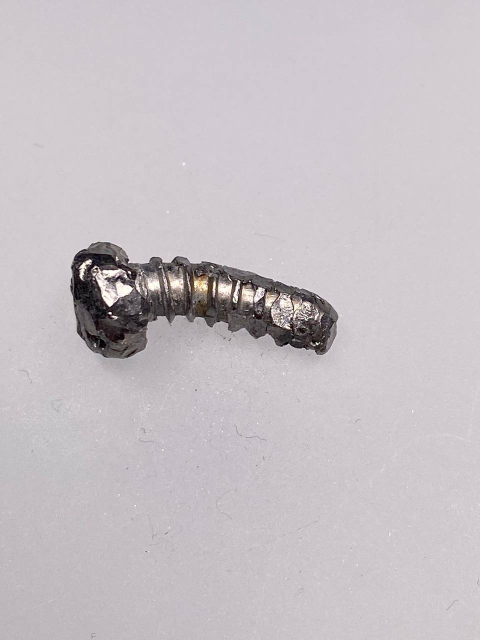
#> input picture Dataset/aluminum/msg1033807294-17628.jpg, 960 x 1280 px, found by its file name (shown at 1/2 size); its folder holds 4 pictures in this run
$ python 'csv gen .py'
#> lines starting #> are read from the running program, lines starting #| are printed output that depends on the picture; after the words box and inside, x2 and y2 are one past the last pixel; in counts of white or black regions, pixels touching at a corner belong together; pictures that were not available may be replaced by others from this repository, and a replacement may not be noted
import cv2
import os
import numpy as np
from sklearn.cluster import KMeans


hsv_data = []

for i ,metal in enumerate(['messing','aluminum','copper']):


    for imgpath in os.listdir(metal):
        print(len(hsv_data)+1)


        orig_image=cv2.imread(os.getcwd()+'\\'+metal+'\\'+imgpath)
#> orig_image is the input picture: shape (1280, 960, 3); mean B, G, R 196.4, 191.9, 198.2
        #cv2.imshow('orig',orig_image)
        imgray = cv2.cvtColor(orig_image, cv2.COLOR_BGR2GRAY)

        thresh = cv2.Canny(imgray,30,400)
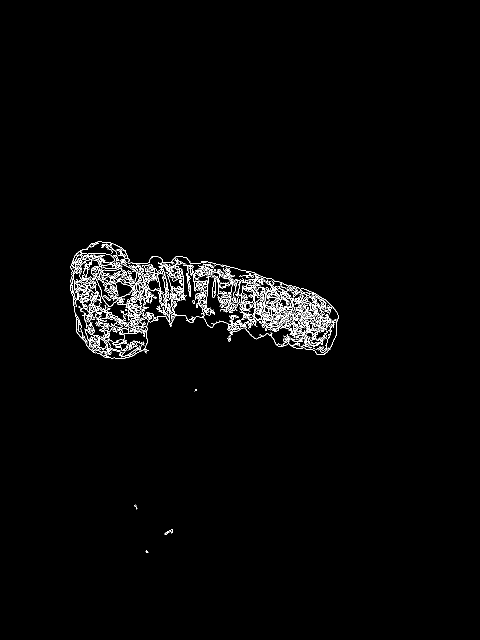
#> thresh: shape (1280, 960) (shown at 1/2 size); 1.7% white in thin lines or dots, all inside (x1, y1, x2, y2) = (140, 483, 677, 1106)
        thresh = cv2.GaussianBlur(thresh,(3,3),0)
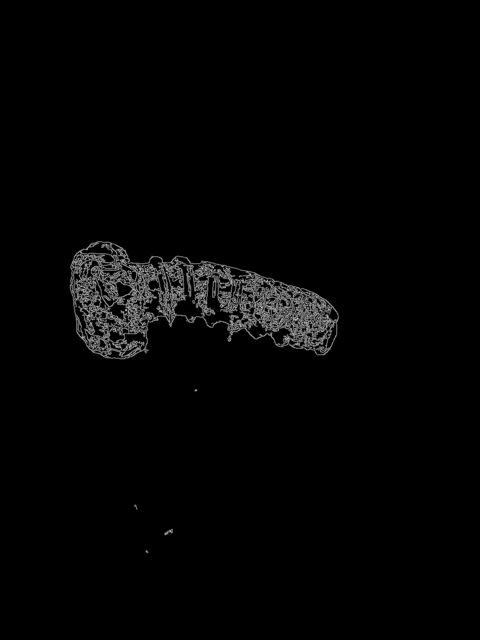
#> thresh: shape (1280, 960) (shown at 1/2 size); min 0, max 223, mean 4.3
        #cv2.imshow('thresh',thresh)
        contours, hierarchy = cv2.findContours(thresh, cv2.RETR_EXTERNAL, cv2.CHAIN_APPROX_SIMPLE)
#> contours = 5 contours; box (x1, y1, x2, y2) and area: (139, 482, 678, 719) 76245, (328, 1057, 346, 1071) 119, (268, 1008, 276, 1020) 40, (290, 1100, 298, 1107) 32, (388, 778, 395, 784) 24
        moments=[]
        contours = list(contours)
        for cnt in contours.copy():
            if cv2.contourArea(cnt) <1000:
                contours.remove(cnt)
            else:
                M = cv2.moments(cnt)
                cx = int(M['m10']/M['m00'])
                cy = int(M['m01']/M['m00'])
                moments.append((cx,cy))
                break
#> this loop made 5 passes
#> (cx, cy) on pass 5: (376, 604)
#> after the loop, contours = 1 contour; box (x1, y1, x2, y2) and area: (139, 482, 678, 719) 76245; moments = [(376, 604)]
        print(moments)
#| [(376, 604)]
        new_mask=np.zeros(np.shape(orig_image)[:])
        cv2.drawContours(new_mask, contours, -1, (255,255,255), thickness=-1)
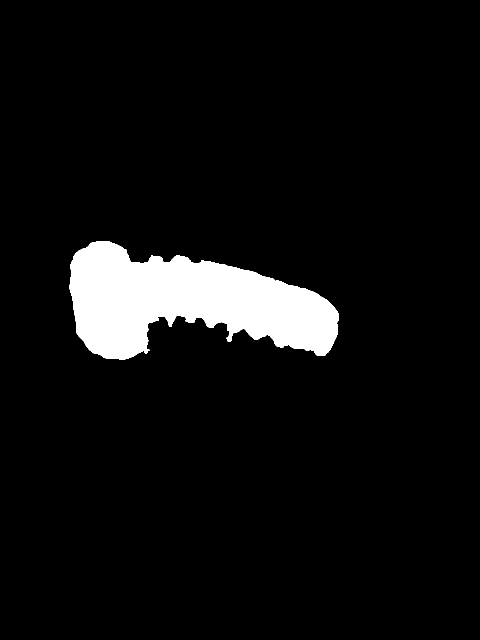
#> new_mask: shape (1280, 960, 3) float64 (shown at 1/2 size); 6.3% white; 1 white region

        img2_fg = np.multiply(orig_image,new_mask//255)
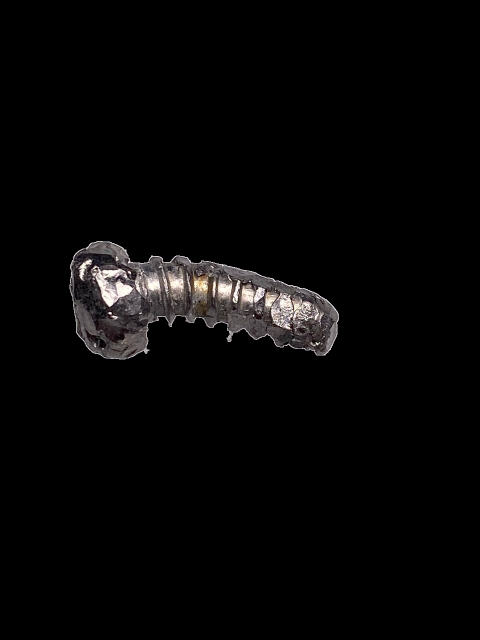
#> img2_fg: shape (1280, 960, 3) float64 (shown at 1/2 size); mean B, G, R 6.1, 6.1, 6.6

        #cv2.imshow('img2fg',img2_fg)


        # START HERE
        img = img2_fg
        height, width, _ = np.shape(img)
#> height = 1280; width = 960

        # reshape the image to be a simple list of RGB pixels
        image = img.reshape((height * width, 3))

        # we'll pick the 2 most common colors
        num_clusters = 2
        clusters = KMeans(n_clusters=num_clusters)
        clusters.fit(image)
        bgr=np.floor(clusters.cluster_centers_[1])


        hsv_value = cv2.cvtColor(np.uint8([[bgr]]), cv2.COLOR_BGR2HSV)
        print('hsv value', hsv_value[0][0])
        newHsv=list(hsv_value).extend([i,metal])
        hsv_data.append(newHsv)
print(hsv_data)
np.savetxt("hsv_data.csv",
           hsv_data,
           delimiter =", ",
           fmt ='% s')
